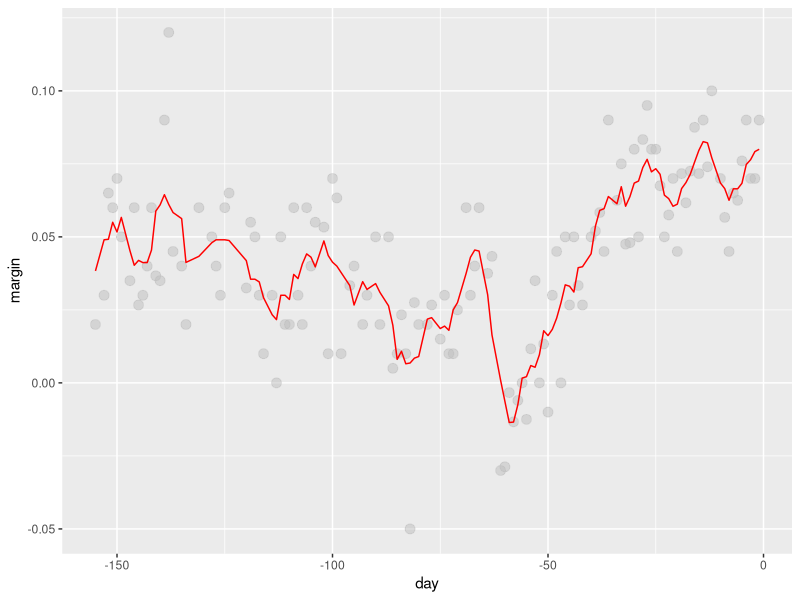
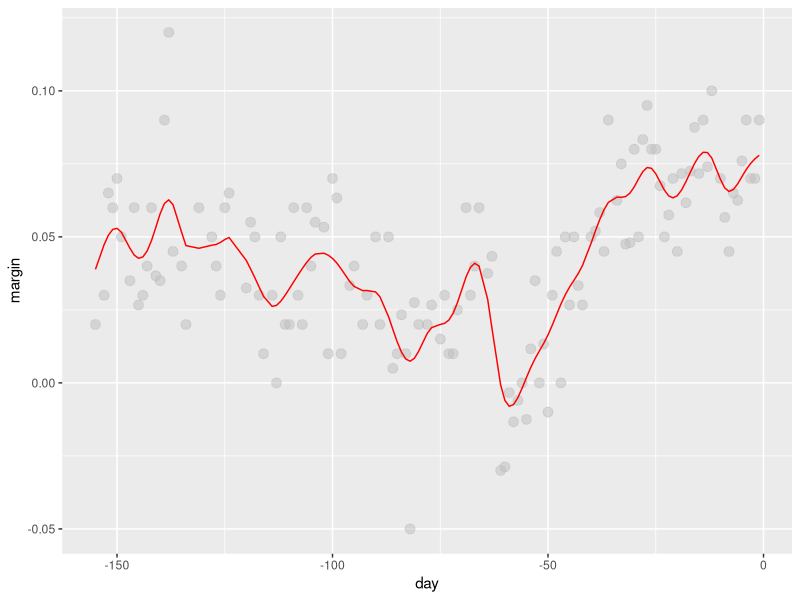

Generate these figures, in order, with R:
library(dslabs)
library(tidyverse)
library(caret)


span <- 7
fit <- with(polls_2008, ksmooth(day, margin, x.points=day, kernel="box", bandwidth=span))
polls_2008 %>% mutate(smooth = fit$y) %>%
  ggplot(aes(day, margin)) + 
  geom_point(size=3, alpha=0.5, color="grey") + 
  geom_line(aes(day, smooth), color="red")

# kernel 
span <- 7
fit <- with(polls_2008, ksmooth(day, margin, x.points=day, kernel="normal", bandwidth = span))
polls_2008 %>% mutate(smooth = fit$y) %>%
  ggplot(aes(day, margin)) +
  geom_point(size=3, alpha=0.5, color="grey") +
  geom_line(aes(day, smooth), color="red")
